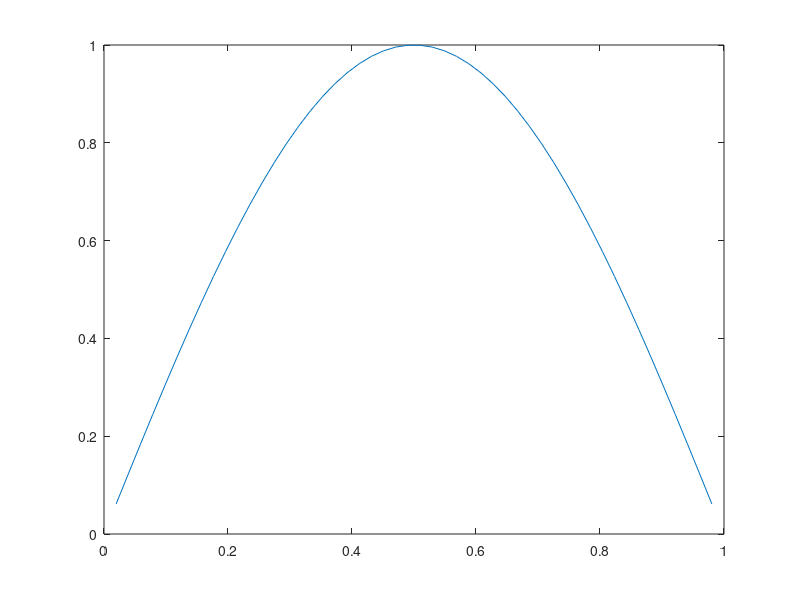

Write the MATLAB code that produced this figure. (Note: this script raises an error after producing the figure.)
%%%%%%%%%%%%%%%%%%%%%%%%%%%%%%%%%%%%%%%%%%% 
% resolución de la ecuación del calor con evolución temporal.
% Aplica el metodo de lineas al problema de evolución
% u_t = u_{xx}  , x\in[a,b] t \in [0,T],  u(a,t)=0, u (b,t)=0 
% Discretiza en espacio mediante diferencias finitas centradas
% Ojo!!! Llama a la función Eulerimplicito
% Datos de la ecuacion e intervalo espacial
clear('A');
global A 
a = 0; b = 1;  
alpha = 0; beta =0; 
% datos de la discretizacin
m = 50;                   % número de nodos interiores
h = (b-a)/(m+1);
%
% Defino la matriz 
e = ones(m,1);
A = spdiags([e -2*e e],[-1 0 1],m,m);			
A= A/h^2;
%condición inicial
F=zeros(m,1);
% dato inicial para la resolución          
x=linspace(a,b,m+2);
xint=x(2:m+1);
u=sin(pi*xint)';
plot(xint,u)    
% Resolvemos mediante Euler implícito
[t,sol]=eulerimplicito(A,0,2,u,F,m);
% Representamos la evolucion de la soluciones numérica y exacta  
solexact =@(x,t) exp(-pi^2*t)*sin(pi*x);
clf
hold off
for i=0:1:m
plot(x,[0;sol(:,i+1);0],x,solexact(x,t(i+1)),pause(0.4));
endfor